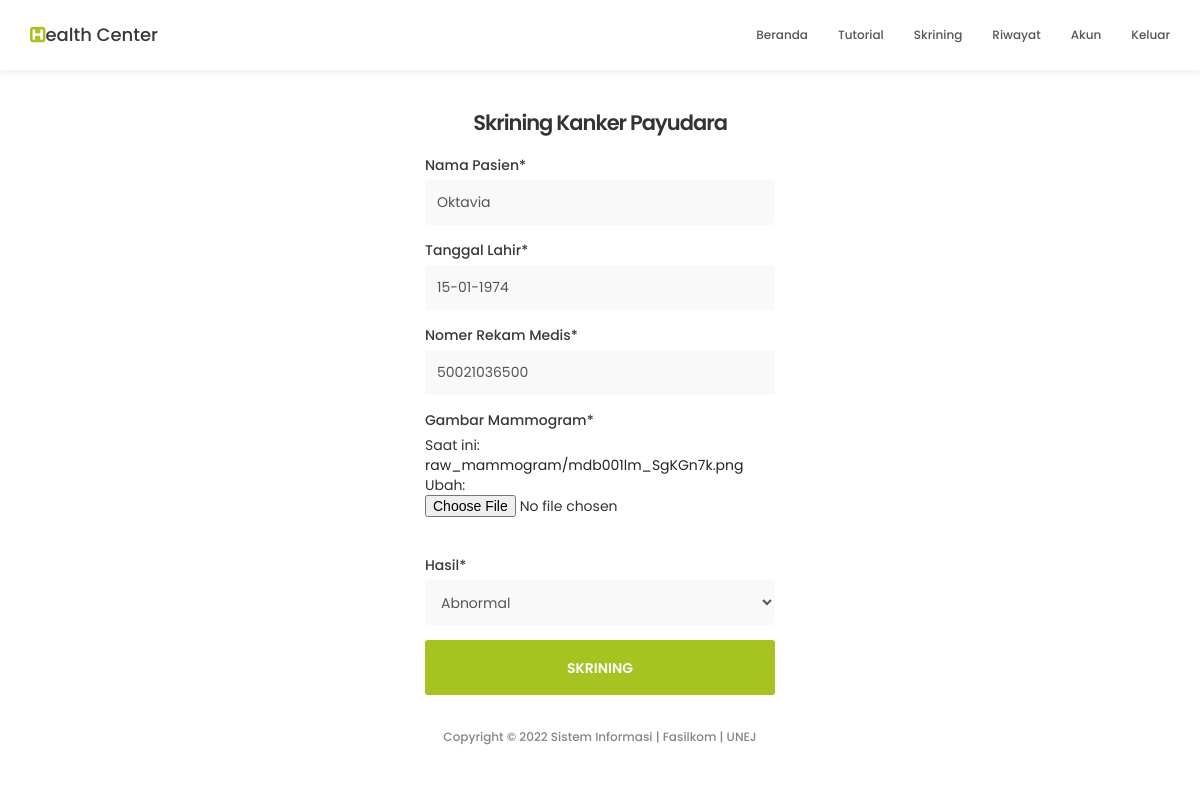
Page /skrining/30/sunting/ (signed in) on the committed database.
### classify/models.py (models this page shows, shortened)
class Classify(models.Model):
    nama_Dokter = models.ForeignKey(User, on_delete=models.CASCADE)
    nama_Pasien = models.CharField(max_length=100)
    tanggal_Lahir = models.DateField()
    nomer_Rekam_Medis = models.CharField(max_length=100)
    gambar_Mammogram = models.ImageField(upload_to='raw_mammogram')
    gambar_Mammogram_Contrast_Stretching = models.ImageField(upload_to='cs_mammogram')
    fitur = models.TextField()
    hasil = models.CharField(choices=hasil_classify, max_length=1)
    tanggal_Skrining = models.DateTimeField(auto_now_add=True)

### classify/views.py (the view, shortened to what this page needs)
# urls.py: path('skrining/<int:pk>/sunting/', ClassifyUpdateView.as_view(), name='classify-sunting'),
class ClassifyUpdateView(LoginRequiredMixin, UserPassesTestMixin, UpdateView):
    model = Classify
    fields = ['nama_Pasien', 'tanggal_Lahir', 'nomer_Rekam_Medis', 'gambar_Mammogram', 'hasil']
    def test_func(self):
        classify = self.get_object()
        if self.request.user == classify.nama_Dokter:
            return True
        return False

### classify/templates/classify/classify_form.html (shortened to what this page needs)
{% extends "classify/base.html" %}
{% load static %}
{% load crispy_forms_tags %}
{% block content %}
<section id="appointment" data-stellar-background-ratio="3" style="padding-top: 20px">
    <div class="section-title" style="text-align: center;">
        <h3>Skrining Kanker Payudara</h3>
    </div>
    <div class="container" style="display: flex; align-items: center; justify-content: center;">
        <div class="row col-md-4 col-sm-4">
            <form id="appointment-form" role="form" method="POST" enctype="multipart/form-data">
                {{ form|crispy }}
                <button type="submit" class="form-control" id="cf-submit" name="submit">SKRINING</button>
            </form>
        </div>
    </div>
</section>
{%  endblock content  %}

### classify/static/classify/css/tooplate-style.css (style rules this page uses)
body { background: #ffffff; font-family: 'Poppins', sans-serif; overflow-x: hidden; }
h1,h2,h3,h4,h5,h6 { font-weight: 600; line-height: inherit; }
h1,h2,h3,h4 { letter-spacing: -1px; }
h3 { font-size: 1.8em; line-height: 1.2em; margin-bottom: 0; }
html { -webkit-font-smoothing: antialiased; }
a { color: #252525; -webkit-transition: 0.5s; transition: 0.5s; text-decoration: none !important; }
.section-title { padding-bottom: 20px; }
#appointment { padding-top: 100px; }
#appointment label { color: #393939; font-weight: 500; }
#appointment .form-control { background: #f9f9f9; border: none; border-radius: 3px; box-shadow: none; font-size: 14px; font-weight: normal; margin-bottom: 15px; transition: all ease-in-out 0.4s; }
#appointment input, #appointment select { height: 45px; }
#appointment button#cf-submit { background: #a5c422; color: #ffffff; font-weight: 600; height: 55px; }
@media only screen and (max-width: 1200px) { h3 { font-size: 1.5em; } }

### rows in the picture
Classify: nama_Pasien "Oktavia", tanggal_Lahir "15-01-1974", nomer_Rekam_Medis "50021036500", hasil "Abnormal"
